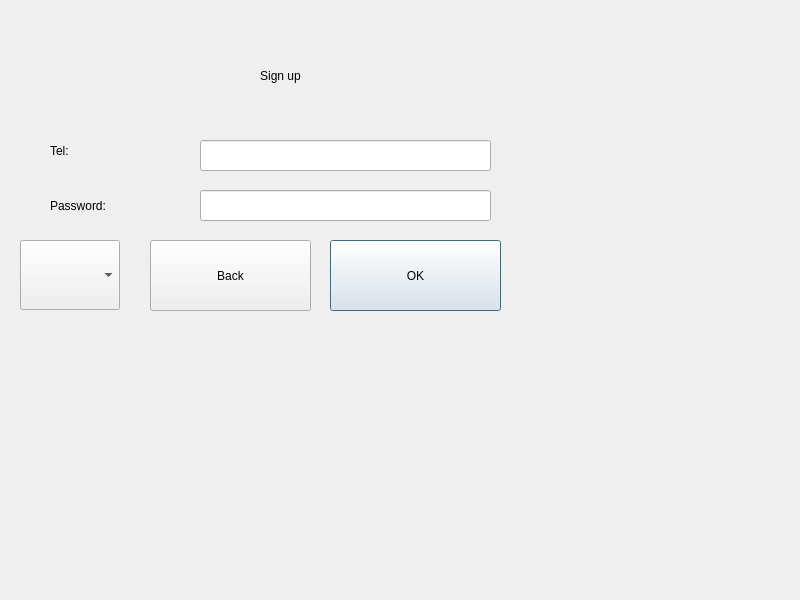
<?xml version="1.0" encoding="UTF-8"?>
<ui version="4.0">
 <class>signUpWindow</class>
 <widget class="QDialog" name="signUpWindow">
  <property name="geometry">
   <rect>
    <x>0</x>
    <y>0</y>
    <width>800</width>
    <height>600</height>
   </rect>
  </property>
  <property name="minimumSize">
   <size>
    <width>800</width>
    <height>600</height>
   </size>
  </property>
  <property name="windowTitle">
   <string>Dialog</string>
  </property>
  <widget class="QLabel" name="label">
   <property name="geometry">
    <rect>
     <x>160</x>
     <y>40</y>
     <width>241</width>
     <height>71</height>
    </rect>
   </property>
   <property name="text">
    <string>Sign up</string>
   </property>
   <property name="alignment">
    <set>Qt::AlignCenter</set>
   </property>
  </widget>
  <widget class="QLabel" name="label_2">
   <property name="geometry">
    <rect>
     <x>50</x>
     <y>130</y>
     <width>121</width>
     <height>41</height>
    </rect>
   </property>
   <property name="text">
    <string>Tel:</string>
   </property>
  </widget>
  <widget class="QLineEdit" name="telLineEdit">
   <property name="geometry">
    <rect>
     <x>200</x>
     <y>140</y>
     <width>291</width>
     <height>31</height>
    </rect>
   </property>
  </widget>
  <widget class="QLineEdit" name="pwdLineEdit">
   <property name="geometry">
    <rect>
     <x>200</x>
     <y>190</y>
     <width>291</width>
     <height>31</height>
    </rect>
   </property>
   <property name="echoMode">
    <enum>QLineEdit::Password</enum>
   </property>
  </widget>
  <widget class="QLabel" name="label_3">
   <property name="geometry">
    <rect>
     <x>50</x>
     <y>170</y>
     <width>141</width>
     <height>71</height>
    </rect>
   </property>
   <property name="text">
    <string>Password:</string>
   </property>
  </widget>
  <widget class="QPushButton" name="okBtn">
   <property name="geometry">
    <rect>
     <x>330</x>
     <y>240</y>
     <width>171</width>
     <height>71</height>
    </rect>
   </property>
   <property name="minimumSize">
    <size>
     <width>0</width>
     <height>0</height>
    </size>
   </property>
   <property name="text">
    <string>OK</string>
   </property>
  </widget>
  <widget class="QPushButton" name="backToLoginBtn">
   <property name="geometry">
    <rect>
     <x>150</x>
     <y>240</y>
     <width>161</width>
     <height>71</height>
    </rect>
   </property>
   <property name="text">
    <string>Back</string>
   </property>
  </widget>
  <widget class="QComboBox" name="statusComboBox">
   <property name="geometry">
    <rect>
     <x>20</x>
     <y>240</y>
     <width>111</width>
     <height>70</height>
    </rect>
   </property>
   <property name="minimumSize">
    <size>
     <width>100</width>
     <height>70</height>
    </size>
   </property>
   <property name="sizeAdjustPolicy">
    <enum>QComboBox::AdjustToContents</enum>
   </property>
  </widget>
 </widget>
 <resources/>
 <connections/>
</ui>
